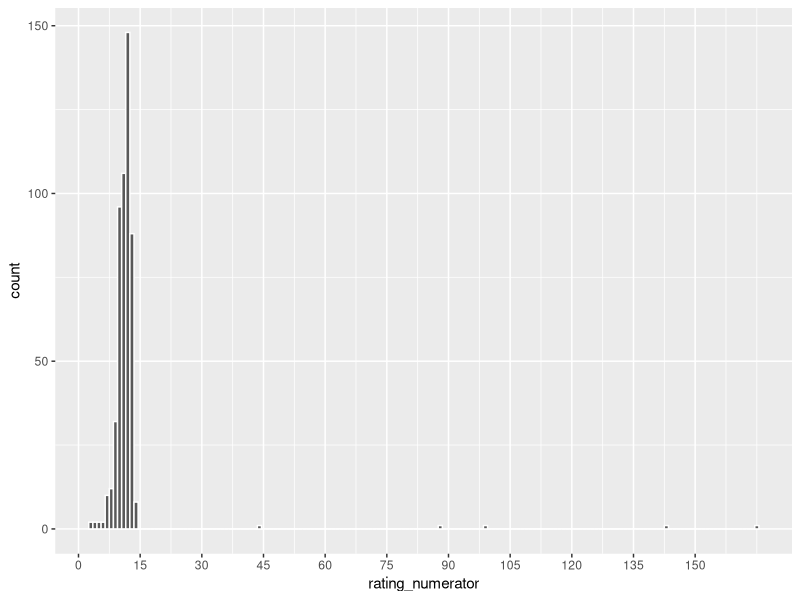
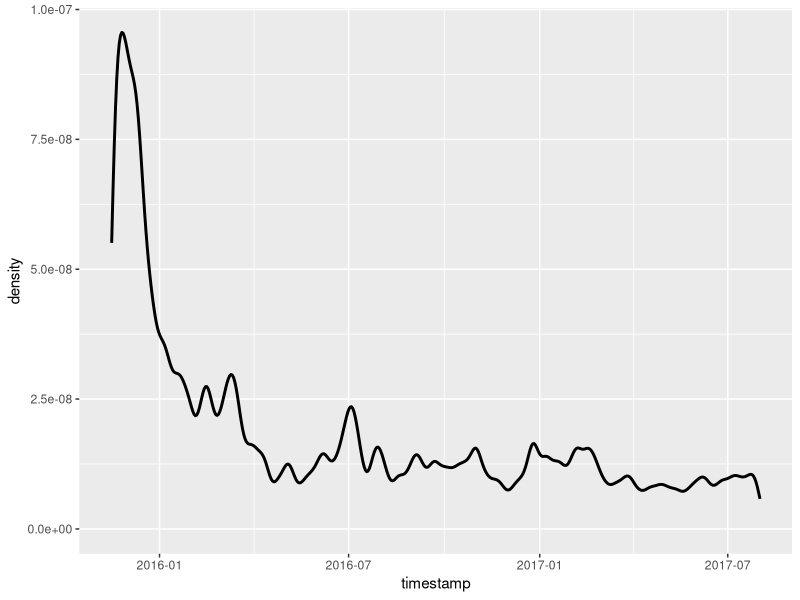
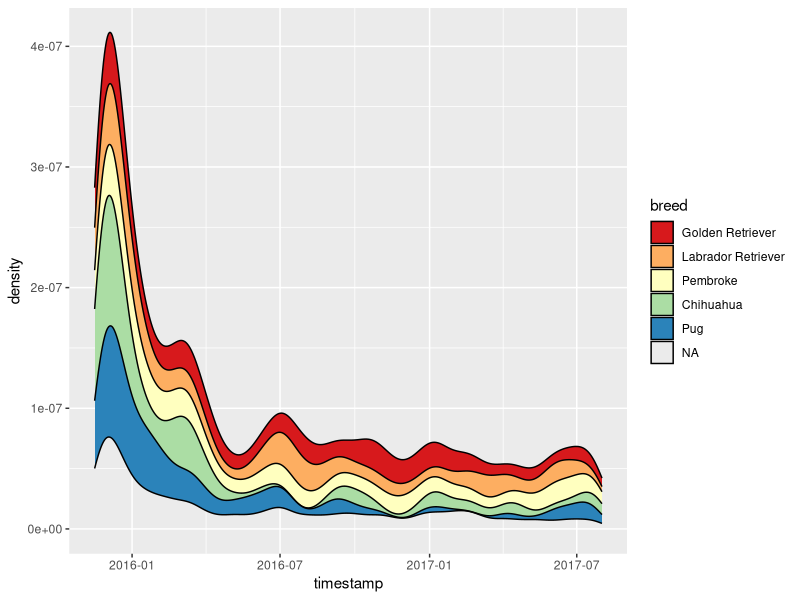

Write the R code that produced these figures, in order.
## ---- chunk 1
# R Markdown options
knitr::opts_chunk$set(echo = FALSE, message=FALSE, warning=FALSE)
## ---- chunk 2
# import required libraries.
library(ggplot2)
library(dplyr)
library(gridExtra)
## ---- chunk 3
# Read cleaned dataset.
df <- read.csv("twitter_archive_master.csv", stringsAsFactors=FALSE)
rownames(df) <- df$tweet_id
df$tweet_id <- NULL
df$dog_breed <- factor(df$dog_breed)
df$dog_name <- factor(df$dog_name)
## ---- chunk 4
head(df)
## ---- chunk 5
#Descriptive statistics on the important columns.
summary(subset(df, 
               select=-c(timestamp, text, jpg_url, breed_confidence)))
## ---- chunk 6
# To get the values for each name and breed in the last chart, dog_name and 
# dog_breed had to be factors. But going forward, I want them to be character 
# class. As R doesn't provide a simple way to change factors to character, reading
# the dataset back is the fastest and the most simple way.

df <- read.csv("twitter_archive_master.csv", stringsAsFactors=FALSE)
rownames(df) <- df$tweet_id
df$tweet_id <- NULL
df$timestamp <- as.POSIXct(df$timestamp)
## ---- chunk 7
# Create a factor variable to indicate top 5 most common dog breeds. The 
# remaining breeds are classified as NA.

breeds <- c('Golden Retriever',
 'Labrador Retriever',
 'Pembroke',
 'Chihuahua',
 'Pug')

df = within(df, {
    breed = ifelse(dog_breed %in% breeds, df$dog_breed, NA)
})
df$breed <- factor(df$breed, ordered=TRUE, levels=breeds)
## ---- chunk 8
ggplot(aes(x=rating_numerator), data=subset(df, df$breed != "other")) +
    geom_histogram(binwidth=1, color="white") +
    scale_x_continuous(breaks=seq(0,150,15))
## ---- chunk 9
filter(df, rating_numerator>15) %>%
    select(rating_numerator, text)
## ---- chunk 10
ggplot(aes(x=timestamp), data=df) +
    geom_density(adjust=1/8, size=1)
## ---- chunk 11
ggplot(aes(x=timestamp, fill=breed), data=df) +
    geom_density(adjust=1/3, position="stack") +
    scale_fill_brewer(palette="Spectral")
